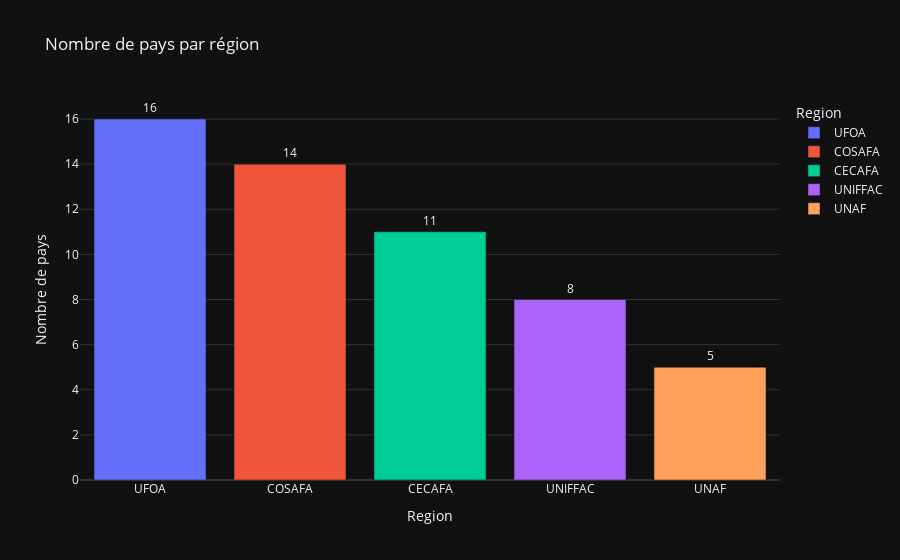

Notebook code for this chart:
### Code cell
nb_region = df_countries['Region'].value_counts().reset_index()
nb_region.columns = ['Region', 'Number of Countries']

fig = px.bar(nb_region, x='Region', y='Number of Countries',
             title='Nombre de pays par région',
             labels={'Number of Countries': 'Nombre de pays'},
             text='Number of Countries',
             color='Region')

fig.update_traces(textposition='outside')  # Position des annotations
fig.show()

### Figure 1 — Plotly figure (JSON) as saved in the notebook; plotly's stock layout.template omitted (floating-point values rounded to 4 significant figures)
{"data": [{"alignmentgroup": "True", "hovertemplate": "Region=%{x}<br>Nombre de pays=%{text}<extra></extra>", "legendgroup": "UFOA", "marker": {"color": "#636efa", "pattern": {"shape": ""}}, "name": "UFOA", "offsetgroup": "UFOA", "orientation": "v", "showlegend": true, "text": [16.0], "textposition": "outside", "x": ["UFOA"], "xaxis": "x", "y": [16], "yaxis": "y", "type": "bar"}, {"alignmentgroup": "True", "hovertemplate": "Region=%{x}<br>Nombre de pays=%{text}<extra></extra>", "legendgroup": "COSAFA", "marker": {"color": "#EF553B", "pattern": {"shape": ""}}, "name": "COSAFA", "offsetgroup": "COSAFA", "orientation": "v", "showlegend": true, "text": [14.0], "textposition": "outside", "x": ["COSAFA"], "xaxis": "x", "y": [14], "yaxis": "y", "type": "bar"}, {"alignmentgroup": "True", "hovertemplate": "Region=%{x}<br>Nombre de pays=%{text}<extra></extra>", "legendgroup": "CECAFA", "marker": {"color": "#00cc96", "pattern": {"shape": ""}}, "name": "CECAFA", "offsetgroup": "CECAFA", "orientation": "v", "showlegend": true, "text": [11.0], "textposition": "outside", "x": ["CECAFA"], "xaxis": "x", "y": [11], "yaxis": "y", "type": "bar"}, {"alignmentgroup": "True", "hovertemplate": "Region=%{x}<br>Nombre de pays=%{text}<extra></extra>", "legendgroup": "UNIFFAC", "marker": {"color": "#ab63fa", "pattern": {"shape": ""}}, "name": "UNIFFAC", "offsetgroup": "UNIFFAC", "orientation": "v", "showlegend": true, "text": [8.0], "textposition": "outside", "x": ["UNIFFAC"], "xaxis": "x", "y": [8], "yaxis": "y", "type": "bar"}, {"alignmentgroup": "True", "hovertemplate": "Region=%{x}<br>Nombre de pays=%{text}<extra></extra>", "legendgroup": "UNAF", "marker": {"color": "#FFA15A", "pattern": {"shape": ""}}, "name": "UNAF", "offsetgroup": "UNAF", "orientation": "v", "showlegend": true, "text": [5.0], "textposition": "outside", "x": ["UNAF"], "xaxis": "x", "y": [5], "yaxis": "y", "type": "bar"}], "layout": {"xaxis": {"anchor": "y", "domain": [0.0, 1.0], "title": {"text": "Region"}, "categoryorder": "array", "categoryarray": ["UFOA", "COSAFA", "CECAFA", "UNIFFAC", "UNAF"]}, "yaxis": {"anchor": "x", "domain": [0.0, 1.0], "title": {"text": "Nombre de pays"}}, "legend": {"title": {"text": "Region"}, "tracegroupgap": 0}, "title": {"text": "Nombre de pays par région"}, "barmode": "relative"}}
